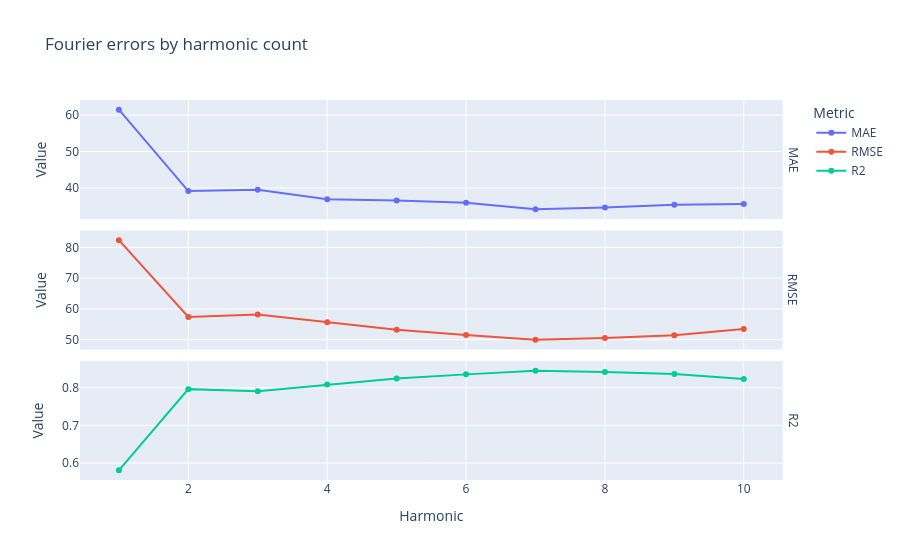

The code cell stored with this chart in its notebook:
### Code cell
# Fourier testing with different harmonic values (prev test = 3)

harmonics = [1, 2, 3, 4, 5, 6, 7, 8, 9, 10]
fourier_error_rows = []

for k in harmonics:
    fourier_model = WeeklyChangeFourierRegressionModel(lookback_years=5, n_harmonics=k)
    fourier_result = evaluate_forecast(storage, fourier_model)
    metrics = error_metrics(fourier_result)["Model"]
    fourier_error_rows.append({"Harmonic": k, **metrics.to_dict()})

fourier_error_df = pd.DataFrame(fourier_error_rows)

print(fourier_error_df)
best_row = fourier_error_df.loc[fourier_error_df["MAE"].idxmin()]
print(f"Best harmonic (lowest MAE): k={int(best_row['Harmonic'])}, MAE={best_row['MAE']:.2f}")

fourier_error_long = fourier_error_df.melt(
    id_vars="Harmonic",
    value_vars=["MAE", "RMSE", "R2"],
    var_name="Metric",
    value_name="Value",
)
fig = px.line(
    fourier_error_long,
    x="Harmonic",
    y="Value",
    color="Metric",
    facet_row="Metric",
    markers=True,
    title="Fourier errors by harmonic count",
)
fig.update_yaxes(matches=None)
fig.for_each_annotation(lambda a: a.update(text=a.text.split("=")[-1]))
fig.show()

### Figure 1 — Plotly figure (JSON) as saved in the notebook; plotly's stock layout.template omitted (floating-point values rounded to 4 significant figures)
{"data": [{"hovertemplate": "Metric=MAE<br>Harmonic=%{x}<br>Value=%{y}<extra></extra>", "legendgroup": "MAE", "line": {"color": "#636efa", "dash": "solid"}, "marker": {"symbol": "circle"}, "mode": "lines+markers", "name": "MAE", "orientation": "v", "showlegend": true, "type": "scatter", "x": [1, 2, 3, 4, 5, 6, 7, 8, 9, 10], "xaxis": "x3", "y": [61.46, 39.16, 39.49, 36.93, 36.56, 35.97, 34.13, 34.64, 35.37, 35.58], "yaxis": "y3"}, {"hovertemplate": "Metric=RMSE<br>Harmonic=%{x}<br>Value=%{y}<extra></extra>", "legendgroup": "RMSE", "line": {"color": "#EF553B", "dash": "solid"}, "marker": {"symbol": "circle"}, "mode": "lines+markers", "name": "RMSE", "orientation": "v", "showlegend": true, "type": "scatter", "x": [1, 2, 3, 4, 5, 6, 7, 8, 9, 10], "xaxis": "x2", "y": [82.37, 57.37, 58.19, 55.65, 53.23, 51.54, 49.95, 50.56, 51.42, 53.44], "yaxis": "y2"}, {"hovertemplate": "Metric=R2<br>Harmonic=%{x}<br>Value=%{y}<extra></extra>", "legendgroup": "R2", "line": {"color": "#00cc96", "dash": "solid"}, "marker": {"symbol": "circle"}, "mode": "lines+markers", "name": "R2", "orientation": "v", "showlegend": true, "type": "scatter", "x": [1, 2, 3, 4, 5, 6, 7, 8, 9, 10], "xaxis": "x", "y": [0.5806, 0.7965, 0.7907, 0.8085, 0.8248, 0.8358, 0.8458, 0.842, 0.8366, 0.8235], "yaxis": "y"}], "layout": {"annotations": [{"font": {}, "showarrow": false, "text": "R2", "textangle": 90, "x": 0.98, "xanchor": "left", "xref": "paper", "y": 0.1567, "yanchor": "middle", "yref": "paper"}, {"font": {}, "showarrow": false, "text": "RMSE", "textangle": 90, "x": 0.98, "xanchor": "left", "xref": "paper", "y": 0.5, "yanchor": "middle", "yref": "paper"}, {"font": {}, "showarrow": false, "text": "MAE", "textangle": 90, "x": 0.98, "xanchor": "left", "xref": "paper", "y": 0.8433, "yanchor": "middle", "yref": "paper"}], "legend": {"title": {"text": "Metric"}, "tracegroupgap": 0}, "title": {"text": "Fourier errors by harmonic count"}, "xaxis": {"anchor": "y", "domain": [0, 0.98], "title": {"text": "Harmonic"}}, "xaxis2": {"anchor": "y2", "domain": [0, 0.98], "matches": "x", "showticklabels": false}, "xaxis3": {"anchor": "y3", "domain": [0, 0.98], "matches": "x", "showticklabels": false}, "yaxis": {"anchor": "x", "domain": [0, 0.3133], "title": {"text": "Value"}}, "yaxis2": {"anchor": "x2", "domain": [0.3433, 0.6567], "title": {"text": "Value"}}, "yaxis3": {"anchor": "x3", "domain": [0.6867, 1.0], "title": {"text": "Value"}}}}
